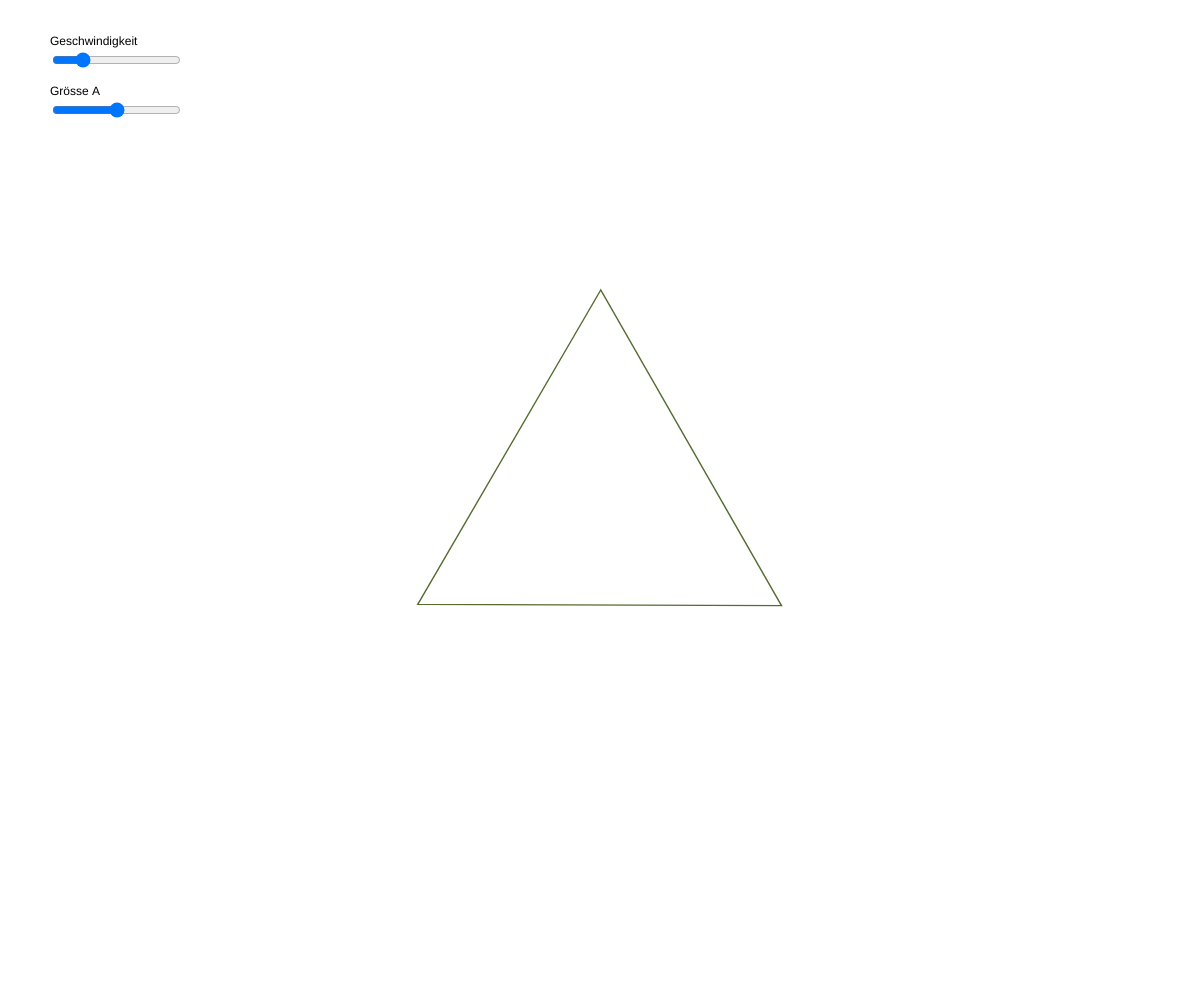
Frame 1 (no input)
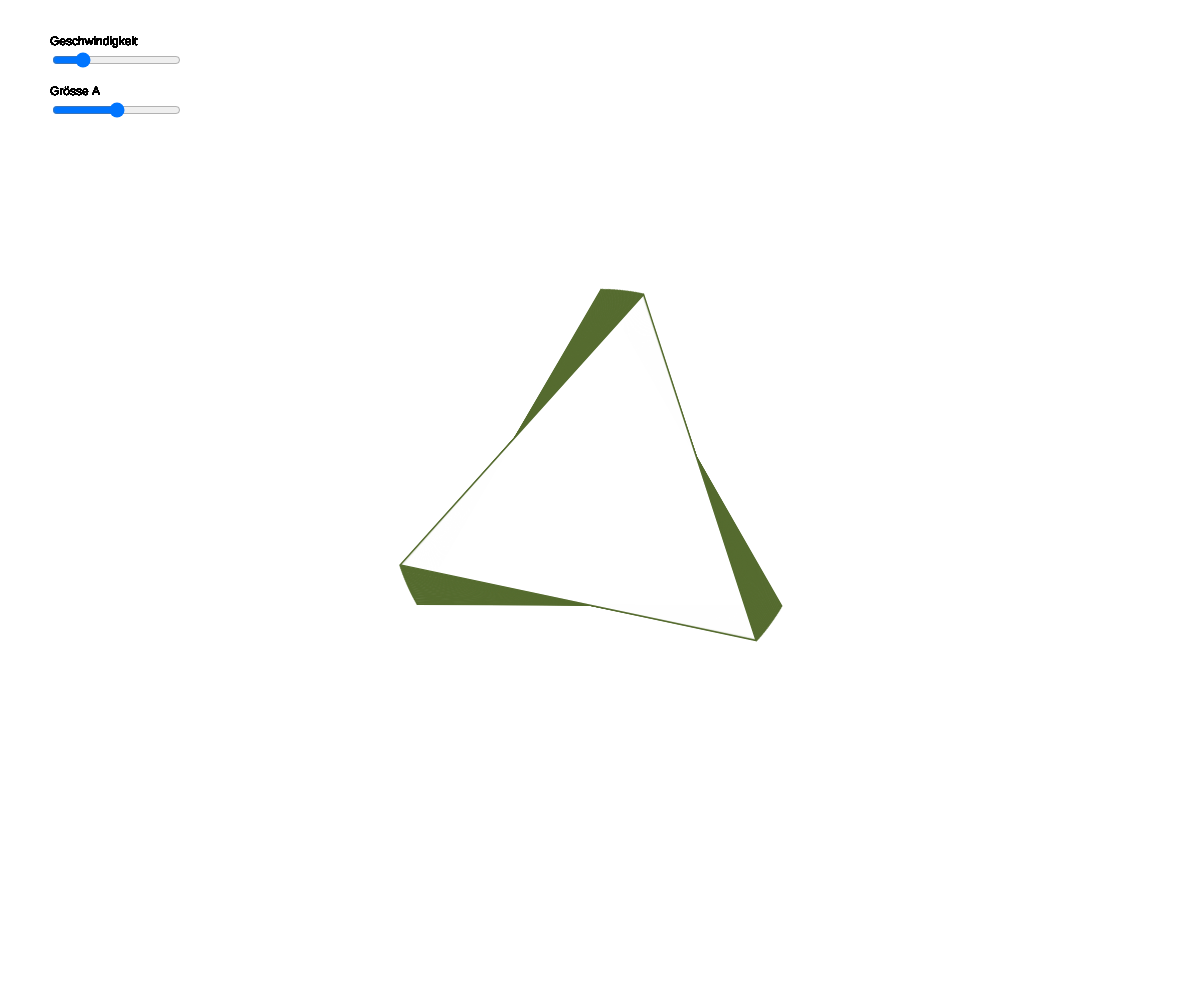
Frame 60 (no input)
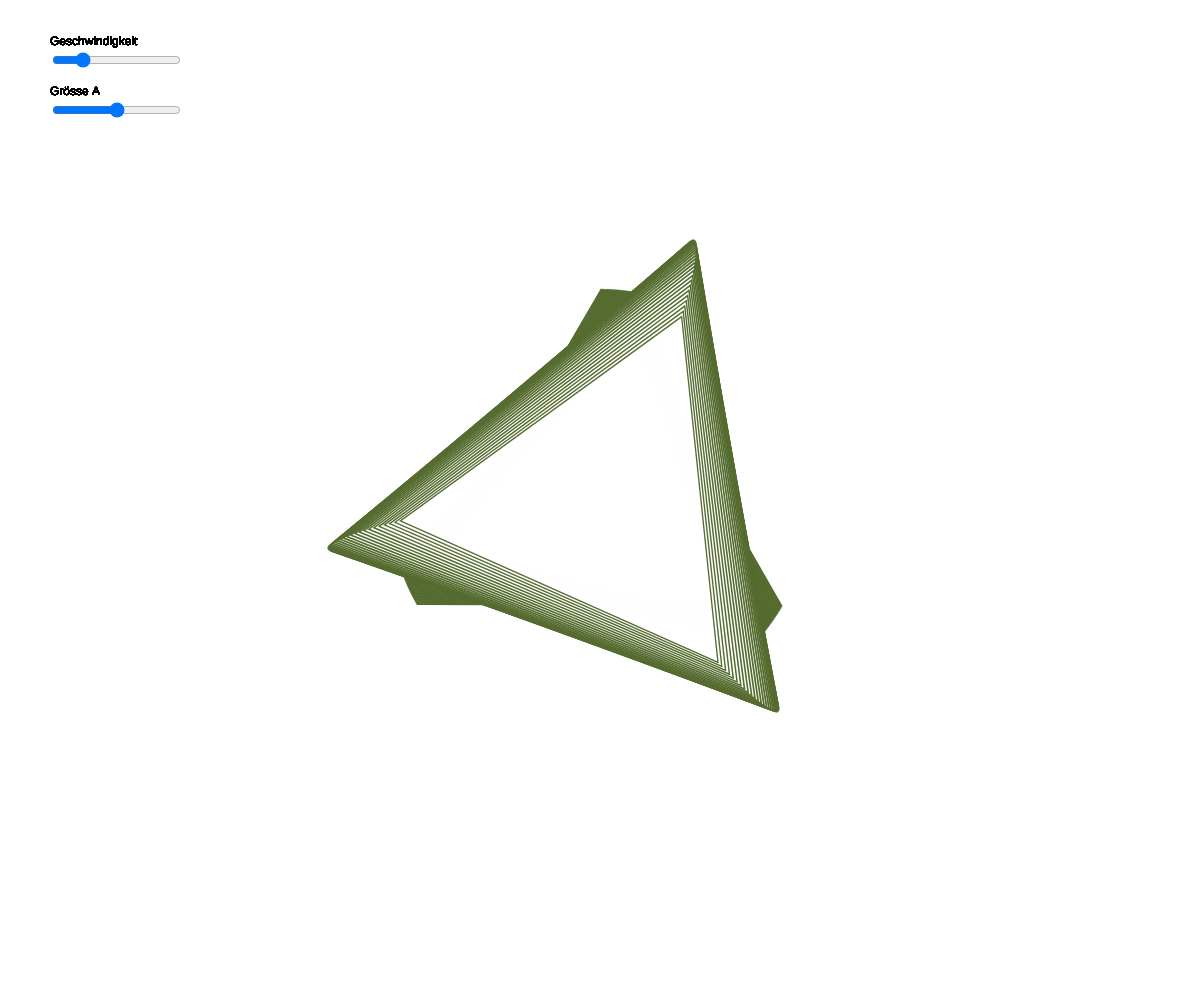
Frame 120 (the mouse pressed at the canvas centre since frame 60)

The p5.js sketch that drew these frames (run headless with seeded random() and noise() and a simulated clock; from frame 60 on, the mouse is pressed at the canvas centre):

// p5.js sketch
// ── sketch.js
// ------- Vordergrund 
let speedSlider;
let sizeASlider;
let drehwinkel = 0;

let ax, ay, bx, by, cx, cy;
let baseRadius = 150;
let hoverA = 1;



function setup() {
  createCanvas(windowWidth, windowHeight);
  angleMode(DEGREES);
  rectMode(CENTER);

  // Slider (DOM)
  speedSlider = createSlider(0, 100, 20, 1);
  speedSlider.position(50, 50);

  sizeASlider = createSlider(0, 100, 50, 1);
  sizeASlider.position(50, 100);

  calculateTrianglePos();



}

function draw() {
 
  // 3) Vordergrund-Dreieck
  const speedVal = speedSlider.value();
  const aVal = sizeASlider.value();

  const maxSize = min(width, height) * 0.40;
  const sizeA = map(aVal, 0, 100, 20, maxSize);

  drehwinkel += map(speedVal, 0, 100, 0, 1);

  const mx = mouseX - width / 2;
  const my = mouseY - height / 2;

  const baseScaleA = sizeA / baseRadius;
  const rotA = drehwinkel;

  const hoveringA = isMouseOverTriangle(mx, my, rotA, baseScaleA);

  let targetA;
  if (hoveringA) {
    const pulse = 1 + 0.35 * Math.sin(millis() * 0.005);
    targetA = pulse;
  } else {
    targetA = hoverA; // 
  }

  hoverA = lerp(hoverA, targetA, 0.15);

  push();
  translate(width / 2, height / 2);
  push();
  rotate(drehwinkel);
  fill(255, 255, 255, 180);    
  stroke(85, 107, 47);
  strokeWeight(1);
  scale(baseScaleA * hoverA);
  triangle(ax, ay, bx, by, cx, cy);
  pop();
  pop();

  // UI-Beschriftungen
  noStroke();
  fill(0);
  text("Geschwindigkeit", 50, 45);
  text("Grösse A", 50, 95);
}



function updateMover() {
  posX += xSpeed;
  posY += ySpeed;

  if (posX < 0 || posX > width) {
    xSpeed *= -1;
    radiusHighlight = random(250, 500);
  }
  if (posY < 0 || posY > height) {
    ySpeed *= -1;
    radiusHighlight = random(250, 500);
  }
}

function calculateTrianglePos() {
  cx = cos(30) * baseRadius;
  cy = sin(30) * baseRadius;

  bx = cos(150) * baseRadius;
  by = sin(150) * baseRadius;

  ax = cos(270) * baseRadius;
  ay = sin(270) * baseRadius;
}

function isMouseOverTriangle(mx, my, rotationDeg, scaleFactor) {
  if (scaleFactor === 0) return false;
  const rad = radians(-rotationDeg);
  const cosR = cos(rad);
  const sinR = sin(rad);

  const rx = cosR * mx - sinR * my;
  const ry = sinR * mx + cosR * my;

  const sx = rx / scaleFactor;
  const sy = ry / scaleFactor;

  return pointInTriangle(sx, sy, ax, ay, bx, by, cx, cy);
}

function pointInTriangle(px, py, x1, y1, x2, y2, x3, y3) {
  const d1 = sign(px, py, x1, y1, x2, y2);
  const d2 = sign(px, py, x2, y2, x3, y3);
  const d3 = sign(px, py, x3, y3, x1, y1);
  const hasNeg = (d1 < 0) || (d2 < 0) || (d3 < 0);
  const hasPos = (d1 > 0) || (d2 > 0) || (d3 > 0);
  return !(hasNeg && hasPos);
}

function sign(px, py, x1, y1, x2, y2) {
  return (px - x2) * (y1 - y2) - (x1 - x2) * (py - y2);
}

function windowResized() {
  resizeCanvas(windowWidth, windowHeight);

}
